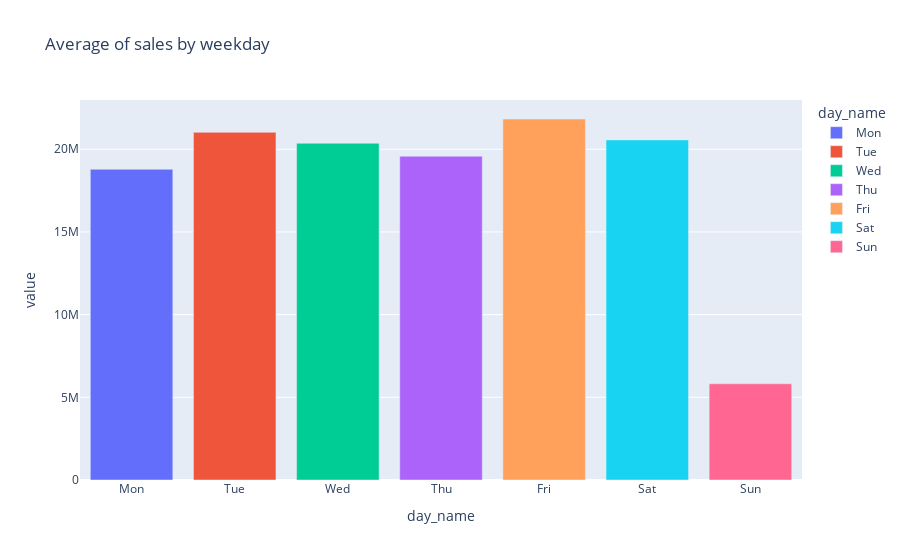

Source (notebook cell):
### Code cell
fig = px.bar(sales_ex_1_day, x='day_name', y='value', color='day_name', title='Average of sales by weekday')
fig.show()

### Figure 1 — Plotly figure (JSON) as saved in the notebook; plotly's stock layout.template omitted (floating-point values rounded to 4 significant figures)
{"data": [{"alignmentgroup": "True", "hovertemplate": "day_name=%{x}<br>value=%{y}<extra></extra>", "legendgroup": "Mon", "marker": {"color": "#636efa", "pattern": {"shape": ""}}, "name": "Mon", "offsetgroup": "Mon", "orientation": "v", "showlegend": true, "textposition": "auto", "type": "bar", "x": ["Mon"], "xaxis": "x", "y": [18790000.0], "yaxis": "y"}, {"alignmentgroup": "True", "hovertemplate": "day_name=%{x}<br>value=%{y}<extra></extra>", "legendgroup": "Tue", "marker": {"color": "#EF553B", "pattern": {"shape": ""}}, "name": "Tue", "offsetgroup": "Tue", "orientation": "v", "showlegend": true, "textposition": "auto", "type": "bar", "x": ["Tue"], "xaxis": "x", "y": [21030000.0], "yaxis": "y"}, {"alignmentgroup": "True", "hovertemplate": "day_name=%{x}<br>value=%{y}<extra></extra>", "legendgroup": "Wed", "marker": {"color": "#00cc96", "pattern": {"shape": ""}}, "name": "Wed", "offsetgroup": "Wed", "orientation": "v", "showlegend": true, "textposition": "auto", "type": "bar", "x": ["Wed"], "xaxis": "x", "y": [20370000.0], "yaxis": "y"}, {"alignmentgroup": "True", "hovertemplate": "day_name=%{x}<br>value=%{y}<extra></extra>", "legendgroup": "Thu", "marker": {"color": "#ab63fa", "pattern": {"shape": ""}}, "name": "Thu", "offsetgroup": "Thu", "orientation": "v", "showlegend": true, "textposition": "auto", "type": "bar", "x": ["Thu"], "xaxis": "x", "y": [19580000.0], "yaxis": "y"}, {"alignmentgroup": "True", "hovertemplate": "day_name=%{x}<br>value=%{y}<extra></extra>", "legendgroup": "Fri", "marker": {"color": "#FFA15A", "pattern": {"shape": ""}}, "name": "Fri", "offsetgroup": "Fri", "orientation": "v", "showlegend": true, "textposition": "auto", "type": "bar", "x": ["Fri"], "xaxis": "x", "y": [21830000.0], "yaxis": "y"}, {"alignmentgroup": "True", "hovertemplate": "day_name=%{x}<br>value=%{y}<extra></extra>", "legendgroup": "Sat", "marker": {"color": "#19d3f3", "pattern": {"shape": ""}}, "name": "Sat", "offsetgroup": "Sat", "orientation": "v", "showlegend": true, "textposition": "auto", "type": "bar", "x": ["Sat"], "xaxis": "x", "y": [20570000.0], "yaxis": "y"}, {"alignmentgroup": "True", "hovertemplate": "day_name=%{x}<br>value=%{y}<extra></extra>", "legendgroup": "Sun", "marker": {"color": "#FF6692", "pattern": {"shape": ""}}, "name": "Sun", "offsetgroup": "Sun", "orientation": "v", "showlegend": true, "textposition": "auto", "type": "bar", "x": ["Sun"], "xaxis": "x", "y": [5818000.0], "yaxis": "y"}], "layout": {"barmode": "relative", "legend": {"title": {"text": "day_name"}, "tracegroupgap": 0}, "title": {"text": "Average of sales by weekday"}, "xaxis": {"anchor": "y", "categoryarray": ["Mon", "Tue", "Wed", "Thu", "Fri", "Sat", "Sun"], "categoryorder": "array", "domain": [0, 1], "title": {"text": "day_name"}}, "yaxis": {"anchor": "x", "domain": [0, 1], "title": {"text": "value"}}}}
